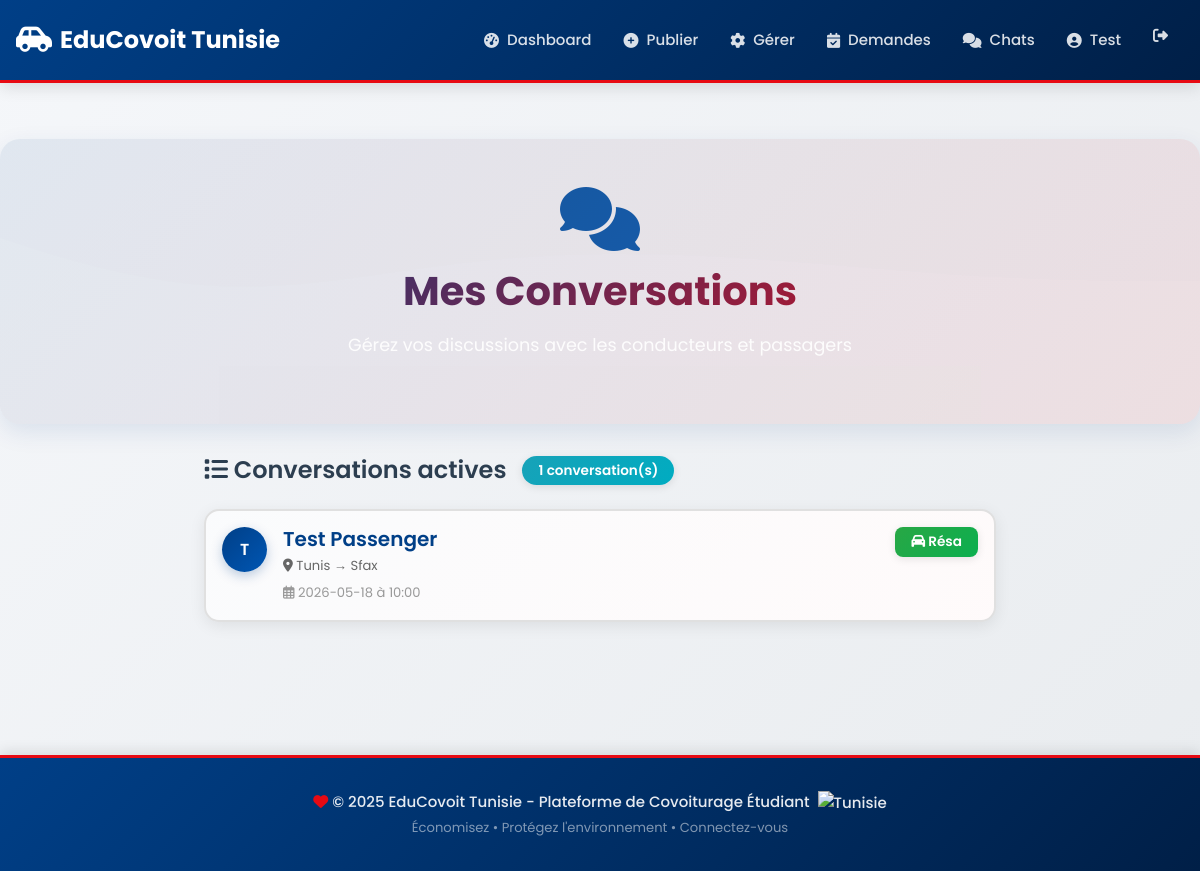
Screenshot of /chats (signed in) with the database file from the repository.
### models.py (models this page shows, shortened)
class Utilisateur(UserMixin, db.Model):
    __tablename__ = 'utilisateurs'
    id = db.Column(db.Integer, primary_key=True)
    nom = db.Column(db.String(100), nullable=False)
    email = db.Column(db.String(100), unique=True, nullable=False)
    telephone = db.Column(db.String(20))
    mot_de_passe = db.Column(db.String(255), nullable=False)
    note_moyenne = db.Column(db.Float, default=0.0)
    nombre_avis = db.Column(db.Integer, default=0)
    type_utilisateur = db.Column(db.String(20))
    avis_recus = db.relationship('Avis', foreign_keys='Avis.cible_id', backref='cible')
    avis_donnes = db.relationship('Avis', foreign_keys='Avis.auteur_id', backref='auteur')

class Trajet(db.Model):
    __tablename__ = 'trajets'
    id = db.Column(db.Integer, primary_key=True)
    conducteur_id = db.Column(db.Integer, db.ForeignKey('utilisateurs.id'), nullable=False)
    depart = db.Column(db.String(200), nullable=False)
    arrivee = db.Column(db.String(200), nullable=False)
    date = db.Column(db.String(20), nullable=False)
    heure = db.Column(db.String(10), nullable=False)
    places_disponibles = db.Column(db.Integer, nullable=False)
    places_initiales = db.Column(db.Integer, nullable=False)
    prix = db.Column(db.Float, nullable=False)
    reservations = db.relationship('Reservation', backref='trajet', lazy=True)

### app.py (the view, shortened to what this page needs)
@app.route('/chats')
@login_required
def chats():
    conversations = []
    if current_user.type_utilisateur == 'conducteur':
        trajets = Trajet.query.filter_by(conducteur_id=current_user.id).all()
        for trajet in trajets:
            for res in trajet.reservations:
                if res.statut == 'confirmee':
                    messages_non_lus = Message.query.filter_by(
                        reservation_id=res.id,
                        lu=False
                    ).filter(Message.expediteur_id != current_user.id).count()
                    conversations.append({
                        'type': 'reservation',
                        'id': res.id,
                        'reservation': res,
                        'autre_participant': res.passager,
                        'messages_non_lus': messages_non_lus,
                        'trajet': trajet
                    })
    direct_messages = Message.query.filter(
        db.or_(
            Message.expediteur_id == current_user.id,
            Message.destinataire_id == current_user.id
        ),
        Message.reservation_id.is_(None)
    ).order_by(Message.date_envoi.desc()).all()
    direct_convs = {}
    conversations.extend(direct_convs.values())
    def get_sort_date(conv):
        if conv.get('type') == 'direct':
            return conv.get('last_message_date', datetime.min)
        else:
            return conv.get('reservation').date_reservation if conv.get('reservation') else datetime.min
    conversations.sort(key=get_sort_date, reverse=True)
    return render_template('chats.html', conversations=conversations)

### app.py (called while the page is built)
@login_manager.user_loader
def load_user(user_id):
    return Utilisateur.query.get(int(user_id))

### templates/chats.html (shortened to what this page needs)
{% extends "base.html" %}
{% block content %}
<div class="hero-section fade-in text-center" style="margin-bottom: 2rem;">
    <div style="position: relative; z-index: 1;">
        <i class="fas fa-comments" style="font-size: 4rem; margin-bottom: 1rem; display: block;"></i>
        <h1>Mes Conversations</h1>
        <p>Gérez vos discussions avec les conducteurs et passagers</p>
    </div>
</div>
{% if conversations %}
    <div class="row">
        <div class="col-md-8 mx-auto">
            <div style="display: flex; align-items: center; gap: 1rem; margin-bottom: 1.5rem;">
                <h3 style="margin: 0;"><i class="fas fa-list"></i> Conversations actives</h3>
                <span class="badge bg-info">{{ conversations|length }} conversation(s)</span>
            </div>
            {% for conv in conversations %}
            <div class="card mb-3 fade-in" style="border-radius: 15px; overflow: hidden; box-shadow: 0 4px 16px rgba(0, 0, 0, 0.08); transition: all 0.3s ease; border: 2px solid {% if conv.messages_non_lus > 0 %}#E70A13{% else %}#e0e0e0{% endif %};">
                <a href="{% if conv.type == 'direct' %}{{ url_for('direct_chat', user_id=conv.autre_participant.id) }}{% else %}{{ url_for('chat', reservation_id=conv.id) }}{% endif %}" style="text-decoration: none; color: inherit;">
                    <div class="card-body p-3" style="background: linear-gradient(135deg, rgba(0, 63, 135, 0.02), rgba(231, 10, 19, 0.02)); cursor: pointer;">
                        <div class="d-flex justify-content-between align-items-start">
                            <div class="d-flex align-items-start gap-3 flex-grow-1">
                                <div class="user-avatar" style="width: 45px; height: 45px; font-size: 1rem; border-radius: 50%; background: linear-gradient(135deg, #003F87, #0056b3); color: white; display: flex; align-items: center; justify-content: center; font-weight: 600; flex-shrink: 0;">
                                    {{ conv.autre_participant.nom[0] }}
                                </div>
                                <div style="flex-grow: 1; min-width: 0;">
                                    <h5 style="margin: 0 0 0.25rem 0; color: #003F87;">
                                        {{ conv.autre_participant.nom }}
                                    </h5>
                                    {% if conv.type == 'reservation' %}
                                    <small style="color: #666; display: block; margin-bottom: 0.25rem;">
                                        <i class="fas fa-map-marker-alt"></i> {{ conv.trajet.depart }} → {{ conv.trajet.arrivee }}
                                    </small>
                                    <small style="color: #999;">
                                        <i class="far fa-calendar-alt"></i> {{ conv.trajet.date }} à {{ conv.trajet.heure }}
                                    </small>
                                    {% else %}
                                    <small style="color: #999;">
                                        <i class="fas fa-comment-dots"></i> Message direct
                                    </small>
                                    {% endif %}
                                </div>
                            </div>
                            <div style="flex-shrink: 0; text-align: right;">
                                <span class="badge {% if conv.type == 'direct' %}bg-info{% else %}bg-success{% endif %}" style="border-radius: 8px;">
                                    {% if conv.type == 'direct' %}
                                    <i class="fas fa-comment"></i> Direct
                                    {% else %}
                                    <i class="fas fa-car"></i> Résa
                                    {% endif %}
                                </span>
                            </div>
                        </div>
                    </div>
                </a>
            </div>
            {% endfor %}
        </div>
    </div>
{% endif %}
{% endblock %}

### templates/base.html (shortened to what this page needs)
<!DOCTYPE html>
<html lang="fr">
<head>
    <link href="https://cdn.jsdelivr.net/npm/bootstrap@5.3.0/dist/css/bootstrap.min.css" rel="stylesheet">
    <link rel="stylesheet" href="https://cdnjs.cloudflare.com/ajax/libs/font-awesome/6.4.0/css/all.min.css">
    <link rel="stylesheet" href="{{ url_for('static', filename='css/style.css') }}">
</head>
<body>
    <nav class="navbar navbar-expand-lg navbar-dark sticky-top">
        <div class="container">
            <a class="navbar-brand" href="{{ url_for('index') }}">
                <i class="fas fa-car-side"></i> EduCovoit Tunisie
            </a>
            <div class="collapse navbar-collapse" id="navbarNav">
                <ul class="navbar-nav ms-auto">
                    {% if current_user.is_authenticated %}
                        <li class="nav-item">
                            <a class="nav-link" href="{{ url_for('dashboard') }}">
                                <i class="fas fa-tachometer-alt"></i> Dashboard
                            </a>
                        </li>
                        {% if current_user.type_utilisateur == 'conducteur' %}
                            <li class="nav-item">
                                <a class="nav-link" href="{{ url_for('publier_trajet') }}">
                                    <i class="fas fa-plus-circle"></i> Publier
                                </a>
                            </li>
                            <li class="nav-item">
                                <a class="nav-link" href="{{ url_for('gestion_trajets') }}">
                                    <i class="fas fa-cog"></i> Gérer
                                </a>
                            </li>
                            <li class="nav-item">
                                <a class="nav-link" href="{{ url_for('gerer_reservations') }}">
                                    <i class="fas fa-calendar-check"></i> Demandes
                                </a>
                            </li>
                        {% endif %}
                        <li class="nav-item">
                            <a class="nav-link" href="{{ url_for('chats') }}">
                                <i class="fas fa-comments"></i> Chats
                            </a>
                        </li>
                        <li class="nav-item">
                            <a class="nav-link" href="{{ url_for('profil') }}">
                                <i class="fas fa-user-circle"></i> {{ current_user.nom.split()[0] }}
                            </a>
                        </li>
                        <li class="nav-item">
                            <a class="nav-link text-danger" href="{{ url_for('deconnexion') }}" title="Déconnexion">
                                <i class="fas fa-sign-out-alt"></i>
                            </a>
                        </li>
                    {% endif %}
                </ul>
            </div>
        </div>
    </nav>
    <div class="container mt-4 content-wrapper">
        {% block content %}{% endblock %}
    </div>
    <div class="footer">
        <div class="container">
            <p class="mb-0">
                <i class="fas fa-heart" style="color: #E70A13;"></i>
                &copy; 2025 EduCovoit Tunisie - Plateforme de Covoiturage Étudiant
                <img src="https://cdnjs.cloudflare.com/ajax/libs/flag-icon-css/3.5.0/flags/4x3/tn.svg" alt="Tunisie" style="height: 16px; margin-left: 4px;">
            </p>
            <small class="text-white-50">Économisez • Protégez l'environnement • Connectez-vous</small>
        </div>
    </div>
</body>
</html>

### templates/chats.html (style rules this page uses)
.user-avatar { font-size: 1.1rem; border-radius: 50%; background: linear-gradient(135deg, #003F87, #0056b3); color: white; display: flex; align-items: center; justify-content: center; font-weight: 600; }

### rows the page displays
Utilisateur: nom "Test"
Utilisateur: autre_participant "T", autre_participant.nom "Test Passenger"
Trajet: trajet.depart "Tunis", trajet.arrivee "Sfax", trajet "2026-05-18", trajet.heure "10:00"

### other values shown
{{ conversations|length }} "1"
